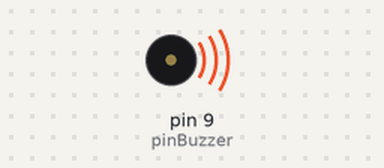
Recording of a sketch running on a simulated Arduino Uno, built with avr-gcc and run on an emulated ATmega328P. Parts: buzzer (waves = sounding).

Above: at 0.15 s.
Timing chart, 0 to 3.0 s (numbered marks = the images above):
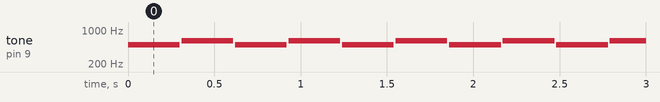

Measured:
- by itself, tone on pin 9 (pinBuzzer): repeats every 0.62 s: silent 0.01 s, 600 Hz 0.30 s, silent 0.01 s, 500 Hz 0.30 s

The sketch:

SIRENA.ino
```cpp
const int pinBuzzer = 9;

void setup() {
  // put your setup code here, to run once:

}

void loop() {
  //generar tono de 440Hz durante 1000 ms
  //generar tono de 440Hz durante 1000 ms
  tone(pinBuzzer, 500);
  delay(300);

  //detener tono durante 500ms
  noTone(pinBuzzer);
  delay(10);

  //generar tono de 523Hz durante 500ms, y detenerlo durante 500ms.
  tone(pinBuzzer, 600);
  delay(300);
  noTone(pinBuzzer);
  delay(10);
}
```
